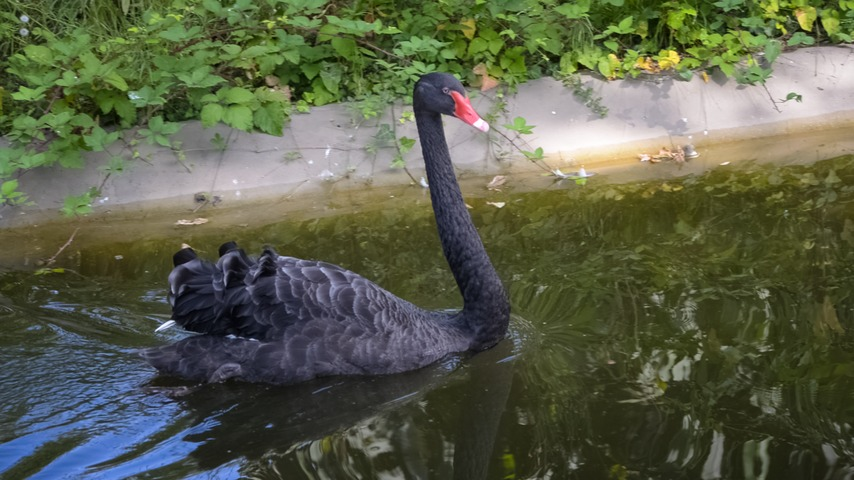
#> input picture inputs/videos/blackswan/00000.jpg, 854 x 480 px
$ python preprocess_davis.py --annotation_path ../inputs/videos/blackswan
#> lines starting #> are read from the running program, lines starting #| are printed output that depends on the picture
import cv2
import numpy as np
import pathlib
import glob
import argparse

def read_mask(path):
#> called with path = '../inputs/videos/blackswan/00000.jpg'
    mask = cv2.imread(path, 0)
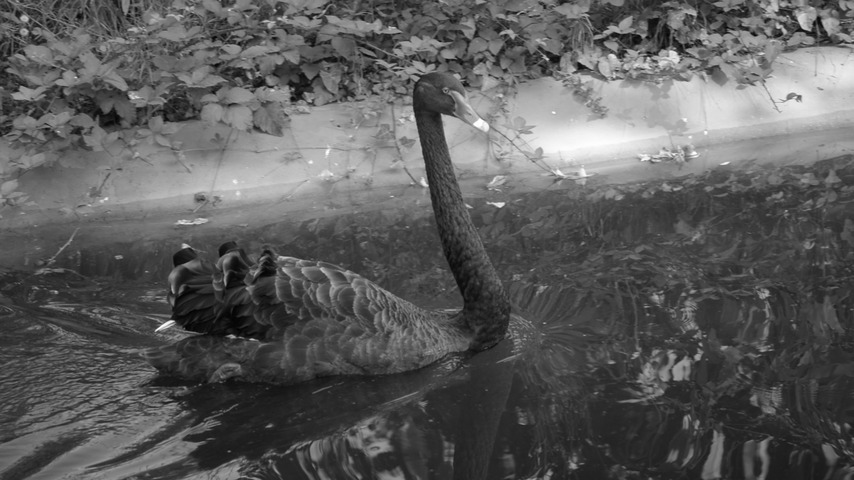
#> mask: shape (480, 854); min 0, max 255, mean 91.6
    kernel = np.ones((12,12),np.uint8)
    mask = cv2.dilate(mask,kernel,iterations = 1)
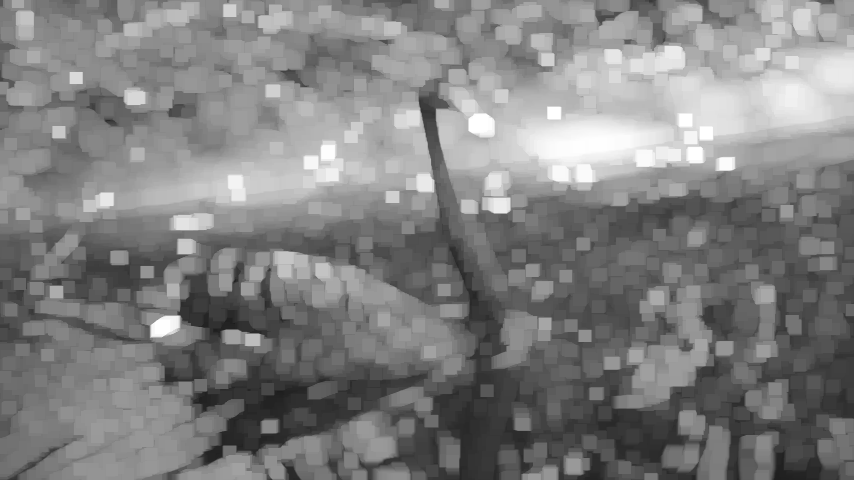
#> mask: shape (480, 854); min 27, max 255, mean 128.7
    mask[mask >0]=1.
#> mask: shape (480, 854); every value is 1
    return mask*255
#> returned value: shape (480, 854); every value is 255

def generate_fixed_mask(height, width, height_ratio, width_ratio):
    mask = np.zeros((height, width))
    h_start = int((1-height_ratio) / 2.0 * height)
    h_end = int(h_start + height_ratio * height)
    w_start = int((1-width_ratio) / 2.0 * width)
    w_end = int(w_start + width_ratio * width)
    return mask*255


#annotation_path = "inputs/annotations/bmx-trees"
def main():
    parser = argparse.ArgumentParser()
    parser.add_argument('--annotation_path', required=True, help='directory path for Annotation or Mask')
    parser.add_argument('--generate_fix_mask', action='store_true', help='generate fixed rectangular mask')
    args = parser.parse_args()

    fixed = args.generate_fix_mask
    annotation_path = args.annotation_path
    annotation_list = sorted(glob.glob("%s/*"%annotation_path))

    # create a new mask folder
    if fixed:
        mask_folder = "inputs/masks/%s_fixed"%(annotation_path.split("/")[-1])
    else:
        mask_folder = "inputs/masks/%s"%(annotation_path.split("/")[-1])

    img_folder = "inputs/videos/%s"%(annotation_path.split("/")[-1])
    pathlib.Path(mask_folder).mkdir(parents=True, exist_ok=True)

    # write black and white masks
    for annt_path in annotation_list:
        img_path = "%s/%s.jpg" % (img_folder, annt_path.split("/")[-1].split(".")[0])
        mask_path = "%s/%s" % (mask_folder, annt_path.split("/")[-1])
        print(mask_path)
        if fixed:
            mask = generate_fixed_mask(480, 952, 0.25, 0.25)
        else:
            mask = read_mask(annt_path)
        cv2.imwrite(mask_path, mask)
#> pass 2 of the loop in main, `for annt_path in annotation_list:`:
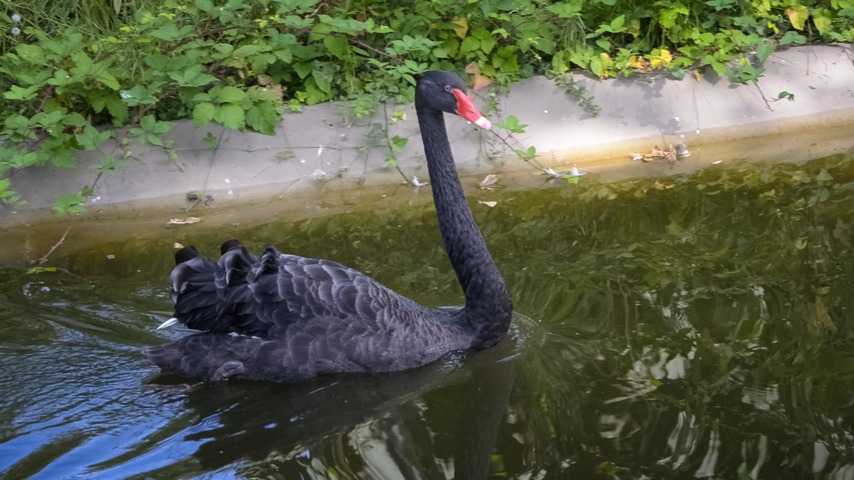
#> input picture inputs/videos/blackswan/00001.jpg, 854 x 480 px
#> in read_mask (call 2), `mask = cv2.imread(path, 0)`:
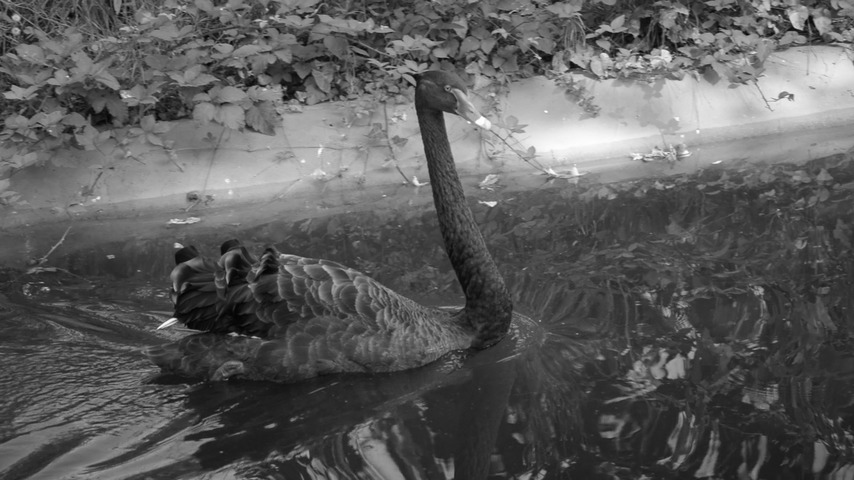
#> mask: shape (480, 854); min 1, max 255, mean 91.9
#> in read_mask (call 2), `mask = cv2.dilate(mask,kernel,iterations = 1)`:
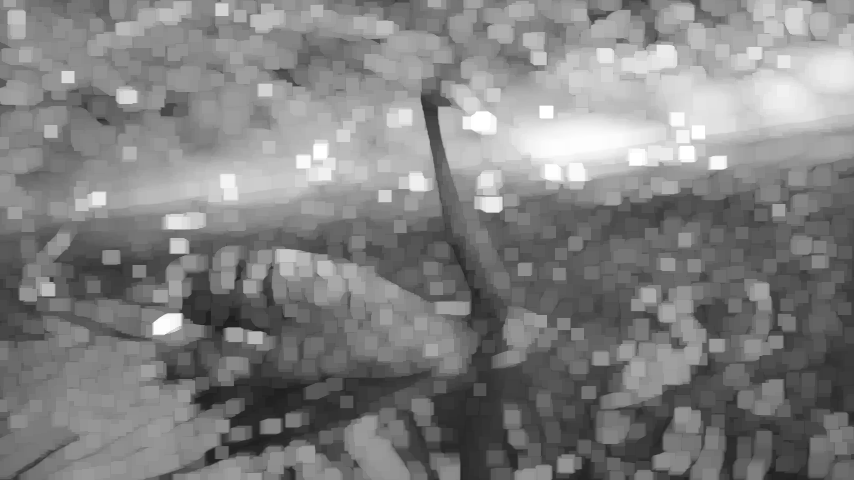
#> mask: shape (480, 854); min 27, max 255, mean 128.9

if __name__ == "__main__":
    main()
